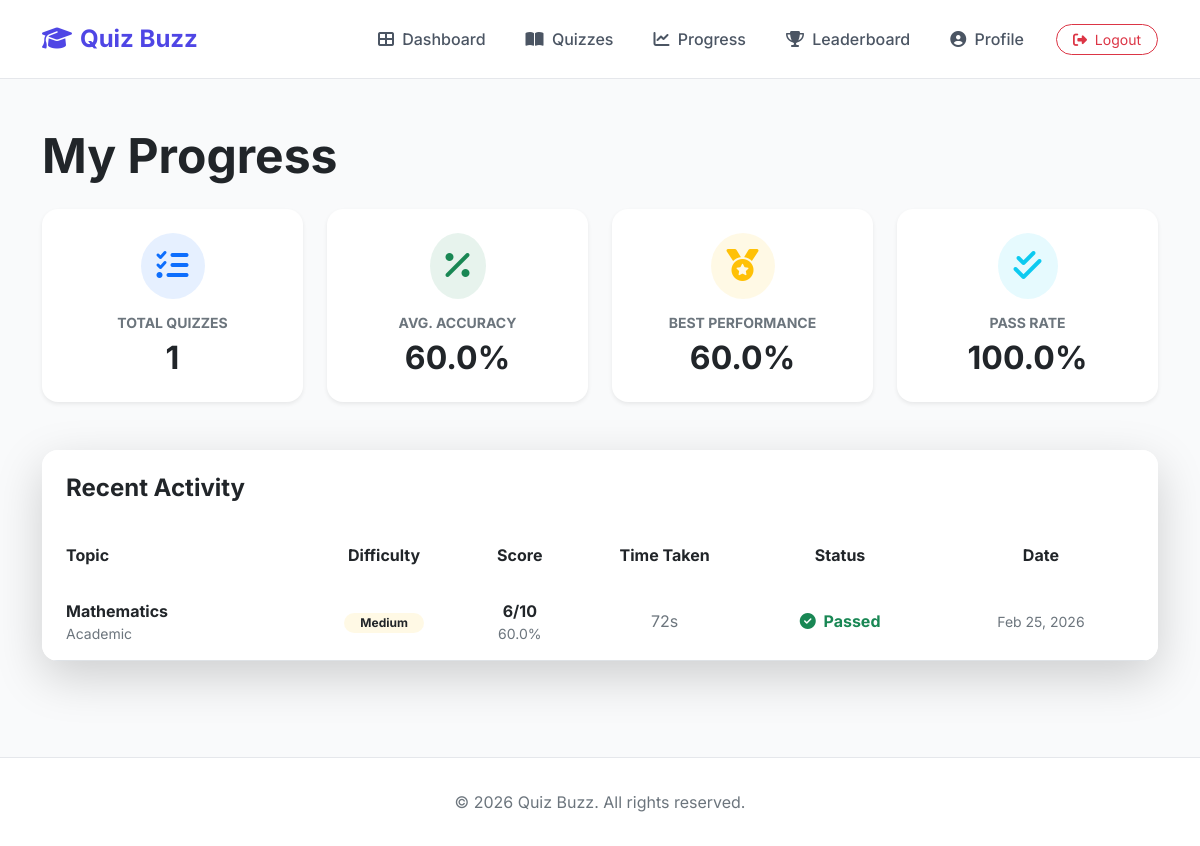
Before: /quizzes/progress/ (signed in) with the older database file.
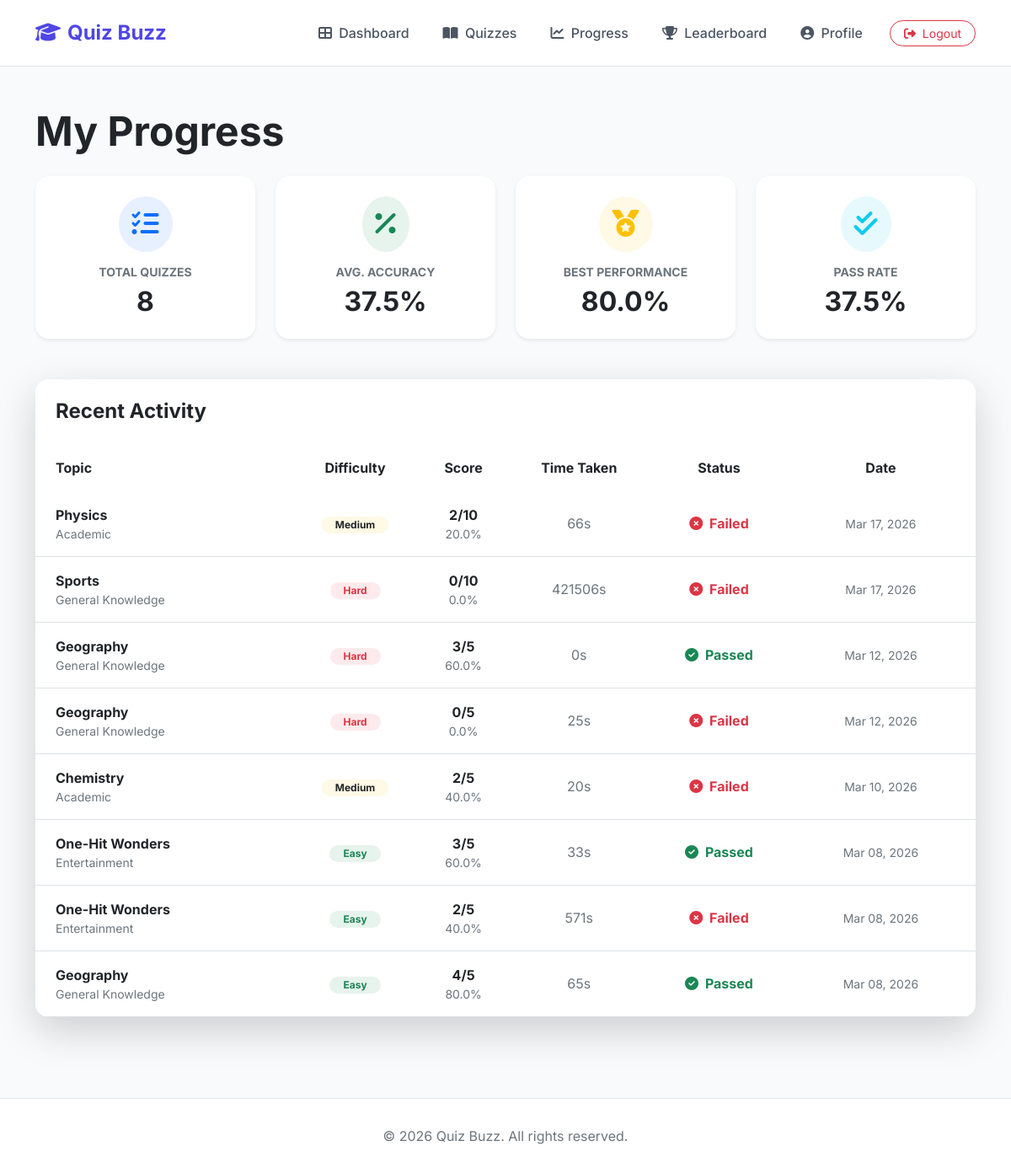
After: the same page with the newer database file.
### quizzes/models.py (models this page shows, shortened)
class QuizResult(models.Model):
    quiz_session = models.OneToOneField(QuizSession, on_delete=models.CASCADE, related_name='result')
    score = models.IntegerField()
    total_questions = models.IntegerField()
    percentage = models.FloatField()
    passed = models.BooleanField()
    time_taken = models.IntegerField() # in seconds

class QuizSession(models.Model):
    user = models.ForeignKey(User, on_delete=models.CASCADE)
    subcategory = models.ForeignKey(Subcategory, on_delete=models.CASCADE)
    difficulty = models.CharField(max_length=20)
    created_at = models.DateTimeField(auto_now_add=True)
    completed_at = models.DateTimeField(null=True, blank=True)
    timer_duration = models.IntegerField(default=0) # in seconds
    started_at = models.DateTimeField(null=True, blank=True)

class Subcategory(models.Model):
    category = models.ForeignKey(Category, related_name='subcategories', on_delete=models.CASCADE)
    name = models.CharField(max_length=100)
    description = models.TextField(blank=True)
    class Meta:
        verbose_name_plural = "Subcategories"

class Category(models.Model):
    name = models.CharField(max_length=100)
    icon = models.CharField(max_length=50, help_text="FontAwesome icon class name (e.g., fa-book)", blank=True)
    image = models.ImageField(upload_to='category_images/', blank=True, null=True)
    description = models.TextField(blank=True)
    class Meta:
        verbose_name_plural = "Categories"

### quizzes/views.py (the view)
# urls.py: path('progress/', views.user_progress, name='user_progress'),
@login_required
def user_progress(request):
    from .models import QuizResult, QuizSession
    from django.db.models import Avg, Max, Count
    results = QuizResult.objects.filter(quiz_session__user=request.user).select_related('quiz_session', 'quiz_session__subcategory').order_by('-quiz_session__completed_at')
    stats = results.aggregate(
        avg_percentage=Avg('percentage'),
        max_percentage=Max('percentage'),
        total_quizzes=Count('id')
    )
    total = stats['total_quizzes']
    passed = results.filter(passed=True).count()
    status_rate = (passed / total * 100) if total > 0 else 0
    context = {
        'results': results,
        'stats': stats,
        'pass_rate': round(status_rate, 1)
    }
    return render(request, 'quizzes/user_progress.html', context)

### templates/quizzes/user_progress.html (shortened to what the changed rows need)
{% extends 'base.html' %}
{% block content %}
<div class="row mb-5">
    <div class="col-12">
        <h1 class="display-5 fw-bold text-dark mb-4">My Progress</h1>
        <div class="row g-4 mb-5">
            <div class="col-md-3">
                <div class="card border-0 shadow-sm rounded-4 h-100">
                    <div class="card-body p-4 text-center">
                        <div class="bg-primary bg-opacity-10 p-3 rounded-circle d-inline-block mb-3">
                            <i class="fas fa-tasks fa-2x text-primary"></i>
                        </div>
                        <h6 class="text-secondary text-uppercase small fw-bold">Total Quizzes</h6>
                        <h2 class="fw-bold mb-0">{{ stats.total_quizzes|default:0 }}</h2>
                    </div>
                </div>
            </div>
            <div class="col-md-3">
                <div class="card border-0 shadow-sm rounded-4 h-100">
                    <div class="card-body p-4 text-center">
                        <div class="bg-success bg-opacity-10 p-3 rounded-circle d-inline-block mb-3">
                            <i class="fas fa-percentage fa-2x text-success"></i>
                        </div>
                        <h6 class="text-secondary text-uppercase small fw-bold">Avg. Accuracy</h6>
                        <h2 class="fw-bold mb-0">{{ stats.avg_percentage|default:0|floatformat:1 }}%</h2>
                    </div>
                </div>
            </div>
            <div class="col-md-3">
                <div class="card border-0 shadow-sm rounded-4 h-100">
                    <div class="card-body p-4 text-center">
                        <div class="bg-warning bg-opacity-10 p-3 rounded-circle d-inline-block mb-3">
                            <i class="fas fa-medal fa-2x text-warning"></i>
                        </div>
                        <h6 class="text-secondary text-uppercase small fw-bold">Best Performance</h6>
                        <h2 class="fw-bold mb-0">{{ stats.max_percentage|default:0|floatformat:1 }}%</h2>
                    </div>
                </div>
            </div>
            <div class="col-md-3">
                <div class="card border-0 shadow-sm rounded-4 h-100">
                    <div class="card-body p-4 text-center">
                        <div class="bg-info bg-opacity-10 p-3 rounded-circle d-inline-block mb-3">
                            <i class="fas fa-check-double fa-2x text-info"></i>
                        </div>
                        <h6 class="text-secondary text-uppercase small fw-bold">Pass Rate</h6>
                        <h2 class="fw-bold mb-0">{{ pass_rate }}%</h2>
                    </div>
                </div>
            </div>
        </div>
        <div class="card border-0 shadow-lg rounded-4 overflow-hidden">
            <div class="card-body p-0">
                <div class="table-responsive">
                    <table class="table table-hover align-middle mb-0">
                        <thead class="bg-light">
                            <tr>
                                <th class="px-4 py-3 border-0">Topic</th>
                                <th class="py-3 border-0 text-center">Difficulty</th>
                                <th class="py-3 border-0 text-center">Score</th>
                                <th class="py-3 border-0 text-center">Time Taken</th>
                                <th class="py-3 border-0 text-center">Status</th>
                                <th class="px-4 py-3 border-0 text-center">Date</th>
                            </tr>
                        </thead>
                        <tbody>
                            {% for result in results %}
                            <tr>
                                <td class="px-4 py-3">
                                    <div class="fw-bold">{{ result.quiz_session.subcategory.name }}</div>
                                    <div class="text-secondary small">{{ result.quiz_session.subcategory.category.name }}</div>
                                </td>
                                <td class="py-3 text-center">
                                    <span
                                        class="badge rounded-pill {% if result.quiz_session.difficulty == 'easy' %}bg-success{% elif result.quiz_session.difficulty == 'medium' %}bg-warning text-dark{% else %}bg-danger{% endif %} bg-opacity-10 {% if result.quiz_session.difficulty == 'easy' %}text-success{% elif result.quiz_session.difficulty == 'medium' %}text-warning{% else %}text-danger{% endif %} px-3">
                                        {{ result.quiz_session.difficulty|title }}
                                    </span>
                                </td>
                                <td class="py-3 text-center">
                                    <div class="fw-bold">{{ result.score }}/{{ result.total_questions }}</div>
                                    <div class="text-secondary small">{{ result.percentage|floatformat:1 }}%</div>
                                </td>
                                <td class="py-3 text-center text-secondary">
                                    {{ result.time_taken }}s
                                </td>
                                <td class="py-3 text-center">
                                    {% if result.passed %}
                                    <span class="text-success fw-bold"><i class="fas fa-check-circle me-1"></i>
                                        Passed</span>
                                    {% else %}
                                    <span class="text-danger fw-bold"><i class="fas fa-times-circle me-1"></i>
                                        Failed</span>
                                    {% endif %}
                                </td>
                                <td class="px-4 py-3 text-center text-secondary small">
                                    {{ result.quiz_session.completed_at|date:"M d, Y" }}
                                </td>
                            </tr>
                            {% endfor %}
                        </tbody>
                    </table>
                </div>
            </div>
        </div>
    </div>
</div>
{% endblock %}

Changed rows visible on the page:
removed QuizResult: quiz_session.subcategory.name "Mathematics", quiz_session.subcategory.category.name "Academic", quiz_session.difficulty "Medium", score "6", total_questions "10", percentage "60.0", time_taken "72", passed True (drawn), quiz_session.completed_at "Feb 25, 2026"
added QuizResult: quiz_session.subcategory.name "Physics", quiz_session.subcategory.category.name "Academic", quiz_session.difficulty "Medium", score "2", total_questions "10", percentage "20.0", time_taken "66", passed False (drawn), quiz_session.completed_at "Mar 17, 2026"
added QuizResult: quiz_session.subcategory.name "Sports", quiz_session.subcategory.category.name "General Knowledge", quiz_session.difficulty "Hard", score "0", total_questions "10", percentage "0.0", time_taken "421506", passed False (drawn), quiz_session.completed_at "Mar 17, 2026"
added QuizResult: quiz_session.subcategory.name "Geography", quiz_session.subcategory.category.name "General Knowledge", quiz_session.difficulty "Hard", score "3", total_questions "5", percentage "60.0", time_taken "0", passed True (drawn), quiz_session.completed_at "Mar 12, 2026"
added QuizResult: quiz_session.subcategory.name "Geography", quiz_session.subcategory.category.name "General Knowledge", quiz_session.difficulty "Hard", score "0", total_questions "5", percentage "0.0", time_taken "25", passed False (drawn), quiz_session.completed_at "Mar 12, 2026"
added QuizResult: quiz_session.subcategory.name "Chemistry", quiz_session.subcategory.category.name "Academic", quiz_session.difficulty "Medium", score "2", total_questions "5", percentage "40.0", time_taken "20", passed False (drawn), quiz_session.completed_at "Mar 10, 2026"
added QuizResult: quiz_session.subcategory.name "One-Hit Wonders", quiz_session.subcategory.category.name "Entertainment", quiz_session.difficulty "Easy", score "3", total_questions "5", percentage "60.0", time_taken "33", passed True (drawn), quiz_session.completed_at "Mar 08, 2026"
added QuizResult: quiz_session.subcategory.name "One-Hit Wonders", quiz_session.subcategory.category.name "Entertainment", quiz_session.difficulty "Easy", score "2", total_questions "5", percentage "40.0", time_taken "571", passed False (drawn), quiz_session.completed_at "Mar 08, 2026"
added QuizResult: quiz_session.subcategory.name "Geography", quiz_session.subcategory.category.name "General Knowledge", quiz_session.difficulty "Easy", score "4", total_questions "5", percentage "80.0", time_taken "65", passed True (drawn), quiz_session.completed_at "Mar 08, 2026"
Other visible differences:
{{ stats.total_quizzes|default:0 }}: "1" → "8"
{{ stats.avg_percentage|default:0|floatformat:1 }}: "60.0" → "37.5"
{{ stats.max_percentage|default:0|floatformat:1 }}: "60.0" → "80.0"
{{ pass_rate }}: "100.0" → "37.5"
